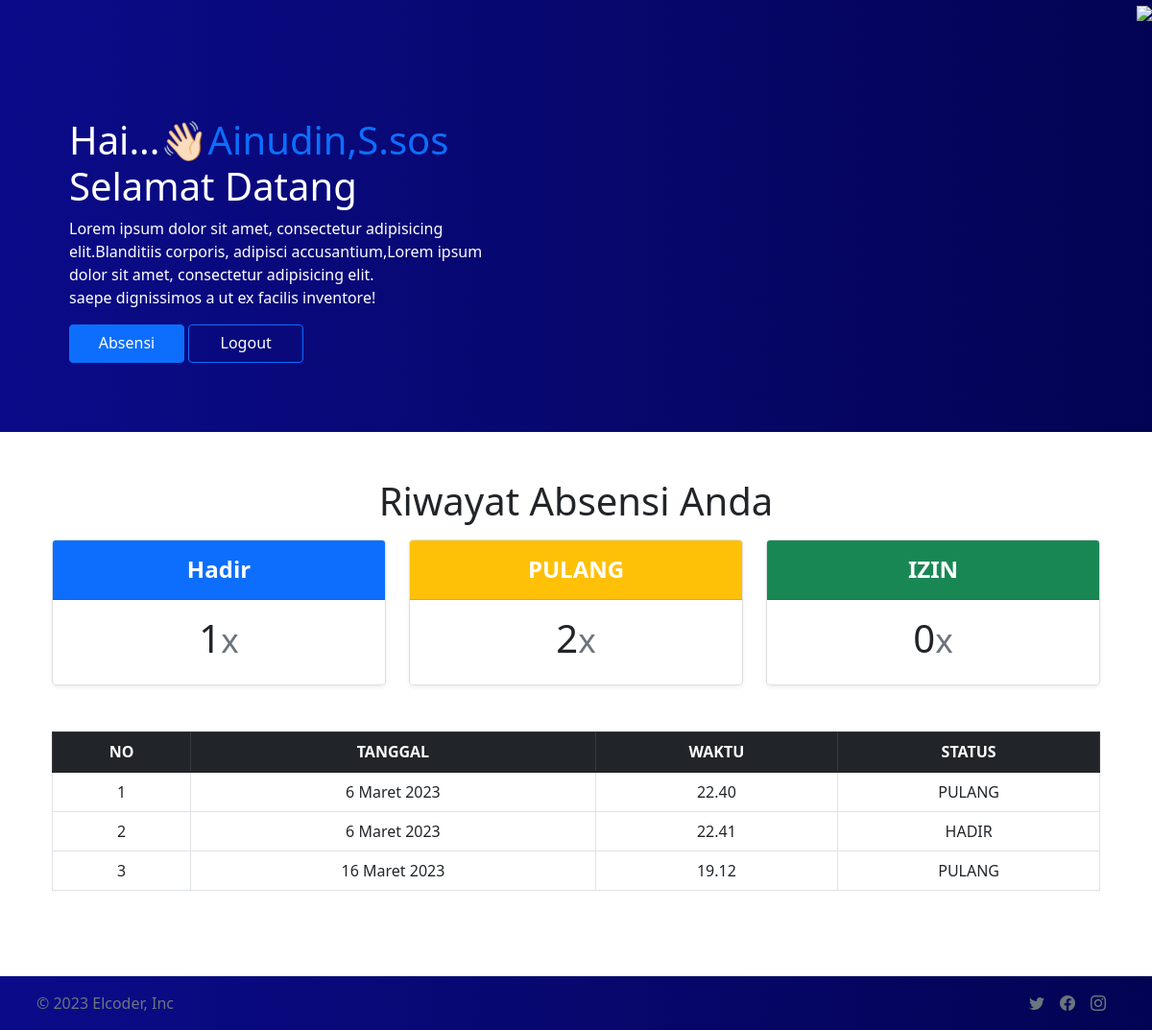
/akun (signed in), run on the app's committed database.
### absenapp/models.py (models this page shows, shortened)
class absenModel(models.Model):
    pegawai     =models.ForeignKey(profil, on_delete=models.DO_NOTHING)
    tgl         =models.DateField(auto_now_add=True)
    waktu       =models.TimeField(auto_now_add=True)
    absen=(
        ('HADIR','HADIR'),
        ('IZIN','IZIN'),
        ('PULANG','PULANG'),
    )
    status      =models.CharField(choices=absen, max_length=50, default='HADIR')
    ket         =models.TextField(null=True, blank=True)

### absen/views.py (the view)
# urls.py: path('akun',views.akun, name='akun'),
def akun(request):
    profile=profil.objects.get(nama=request.user)
    datas= absenModel.objects.filter(pegawai=profile)
    jh=0
    ji=0
    jp=0
    for jlh in datas:
        if jlh.status == 'HADIR': #jika status absennya hadir maka variabel inisialisasi kita jumlahkan
            jh += 1
        elif jlh.status == 'IZIN':
            ji += 1
        elif jlh.status == 'PULANG':
            jp += 1
        else:
            pass
    context = {
        'datas':datas,
        'jlh_hadir':jh,
        'jlh_izin':ji,
        'jlh_pulang':jp,
    }
    return render(request,'akun.html',context)

### templates/akun.html (shortened to what this page needs)
{%load static%}
<!doctype html>
<html lang="en">
  <head>
    <link href="{%static 'css/bootstrap.css'%}" rel="stylesheet">
    <link rel="stylesheet" href="https://cdn.jsdelivr.net/npm/bootstrap-icons@1.10.3/font/bootstrap-icons.css">
  </head>
  <body>
    <div class="row" style="background-image: linear-gradient(to right,  rgb(11, 11, 138),rgb(3, 3, 83));">
      <div class="col-6">
        <div class="container text-white pt-4" style="height: 450px;">
          <div class="head ps-5 pt-5" style="margin: 50px auto;" >
            <h1 class=""> Hai...👋🏻<a class="text-primary" href="/" style="text-decoration: none;">{{user}}</a> Selamat Datang</h1>
            <p class="pe-5">Lorem ipsum dolor sit amet, consectetur adipisicing elit.Blanditiis corporis, adipisci
              accusantium,Lorem ipsum dolor sit amet, consectetur adipisicing elit. <br>
              saepe dignissimos a ut ex facilis inventore!</p>
            <a href="{%url 'absen:absen'%} " class="btn btn-primary" style="height: 40px; width: 120px;"> Absensi </a>
            <a href="{% url 'absen:logout'%}" class="btn btn-outline-primary text-white"  style="height: 40px; width: 120px;"> Logout </a>
          </div>
        </div>
      </div>
      <div class="col-6 d-flex justify-content-end">
        <div class="">
          <img src="{%static 'img/header.png'%}" width="380px" class="">
        </div>
      </div>
    </div>
    <div class="container py-5 text-center container">
      <h1 class="fw-light">Riwayat Absensi Anda</h1>
      <div class="container mt-3">
        <div class="row row-cols-1 row-cols-md-3 mb-3 text-center">
          <div class="col">
            <div class="card mb-4 rounded-3 shadow-sm">
              <div class="card-header py-3  bg-primary">
                <h4 class="my-0 fw-bold text-white">Hadir</h4>
              </div>
              <div class="card-body">
                <h1 class="card-title pricing-card-title">{{jlh_hadir}}<small class="text-muted fw-light">x</small></h1>
              </div>
            </div>
          </div>
          <div class="col">
            <div class="card mb-4 rounded-3 shadow-sm">
              <div class="card-header py-3  bg-warning">
                <h4 class="my-0 fw-bold text-white">PULANG</h4>
              </div>
              <div class="card-body">
                <h1 class="card-title pricing-card-title">{{jlh_pulang}}<small class="text-muted fw-light">x</small></h1>
              </div>
            </div>
          </div>
          <div class="col">
            <div class="card mb-4 rounded-3 shadow-sm">
              <div class="card-header py-3  bg-success">
                <h4 class="my-0 fw-bold text-white">IZIN</h4>
              </div>
              <div class="card-body">
                <h1 class="card-title pricing-card-title">{{jlh_izin}}<small class="text-muted fw-light">x</small></h1>
              </div>
            </div>
          </div>
        </div>
      </div>
      <div class="container mt-4">
        <table class="table table-bordered align-middle able-responsive">
          <thead class="table-dark">
            <tr>
              <th>NO</th>
              <th>TANGGAL</th>
              <th>WAKTU</th>
              <th>STATUS</th>
            </tr>
          </thead>
          <tbody>
            {%for data in datas%}
            <tr>
              <td>{{forloop.counter}}</td>
              <td>{{data.tgl}}</td>
              <td>{{data.waktu}}</td>
              <td>{{data.status}}</td>
            </tr>
            {%endfor%}
          </tbody>
        </table>
      </div>
    </div>
    <footer class="d-flex flex-wrap justify-content-between align-items-center py-3 mt-4 border-top text-white" style="background-image: linear-gradient(to right,  rgb(11, 11, 138),rgb(3, 3, 83));">
      <div class="col-md-4 d-flex align-items-center">
        <a href="/" class="mb-3 me-2 mb-md-0 text-muted text-decoration-none lh-1">
          <svg class="bi" width="30" height="24"><use xlink:href="#bootstrap"></use></svg>
        </a>
        <span class="text-muted">© 2023 Elcoder, Inc</span>
      </div>
      <ul class="nav col-md-4 justify-content-end list-unstyled d-flex me-5 ">
        <li class="ms-3"><a class="text-muted" href="#"><i width="24" height="24" class="bi bi-twitter"></i></a></li>
        <li class="ms-3"><a class="text-muted" href="#"><i width="24" height="24" class="bi bi-facebook"></i></a></li>
        <li class="ms-3"><a class="text-muted" href="#"><i width="24" height="24" class="bi bi-instagram"></i></a></li>
      </ul>
    </footer>
  </body>
</html>

### data on the page
absenModel: tgl "6 Maret 2023", waktu "22.40", status "PULANG"
absenModel: tgl "6 Maret 2023", waktu "22.41", status "HADIR"
absenModel: tgl "16 Maret 2023", waktu "19.12", status "PULANG"

### other printed values
{{ user }} "Ainudin,S.sos"
{{ jlh_hadir }} "1"
{{ jlh_pulang }} "2"
{{ jlh_izin }} "0"
